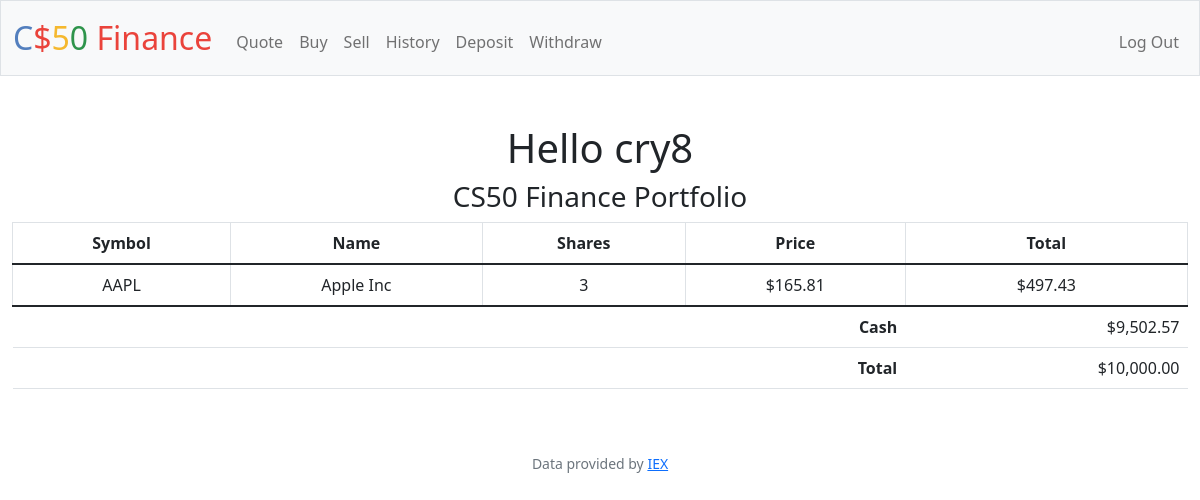
The page / (signed in) on the database its author committed.
### tables this page shows
CREATE TABLE users (id INTEGER PRIMARY KEY AUTOINCREMENT NOT NULL, username TEXT NOT NULL, hash TEXT NOT NULL, cash NUMERIC NOT NULL DEFAULT 10000.00);

CREATE TABLE dashboard (userid INTEGER,stocks TEXT NOT NULL,stockamount NUMERIC NOT NULL,transaction_time DATETIME, buy_total NUMERIC, price NUMERIC, name TEXT, transaction_type TEXT, FOREIGN KEY(userid) REFERENCES users(id));

### app.py (the view)
@app.route("/")
@login_required
def index():
    current_sessionid = session["user_id"]
    name = db.execute("SELECT username FROM users WHERE id = ?", current_sessionid)[0]["username"]
    balance = db.execute(
        "SELECT sum(stockamount) as stockamount, stocks, name, price, sum(buy_total) as buy_total  FROM dashboard WHERE userid = ? GROUP BY stocks HAVING sum(stockamount) > 0", current_sessionid)
    cash = db.execute("SELECT cash FROM users WHERE id = ?", current_sessionid)[0]["cash"]
    total_der = db.execute("SELECT sum(buy_total) as total FROM dashboard WHERE userid = ?", current_sessionid)[0]["total"]
    if total_der == None:
        total = 0
    else:
        total = total_der
    return render_template("index.html", balance=balance, cash=cash, total=total + cash, usd=usd, name=name)

### app.py (called while the page is built)
@app.after_request
def after_request(response):
    response.headers["Cache-Control"] = "no-cache, no-store, must-revalidate"
    response.headers["Expires"] = 0
    response.headers["Pragma"] = "no-cache"
    return response

### helpers.py (called while the page is built)
def login_required(f):
    @wraps(f)
    def decorated_function(*args, **kwargs):
        if session.get("user_id") is None:
            return redirect("/login")
        return f(*args, **kwargs)
    return decorated_function

def usd(value):
    return f"${value:,.2f}"

### templates/index.html (shortened to what this page needs)
{% extends "layout.html" %}
{% block main %}
<div>
  <div>
    <h1>Hello {{ name }}</h1>
  </div>
    <h3>CS50 Finance Portfolio</h3>
    <div>
        <table class="table table-bordered table-stripped">
            <thead>
              <tr>
                <th scope="col">Symbol</th>
                <th scope="col">Name</th>
                <th scope="col">Shares</th>
                <th scope="col">Price</th>
                <th scope="col">Total</th>
              </tr>
            </thead>
            <tbody>
              {% for bal in balance %}
              <tr>
                 <td>{{ bal["stocks"] }}</td>
                 <td>{{ bal["name"] }}</td>
                 <td>{{ bal["stockamount" ]}}</td>
                 <td>{{ bal["price"] | usd }}</td>
                  <td>{{bal["buy_total"]| usd }}</td>
              </tr>
              {% endfor %}
              <tfoot>
                <tr>
                  <td class="border-0 fw-bold text-end" colspan="4">Cash</td>
                  <td class="border-0 w-bold text-end">{{cash | usd}}</td>
                </tr>
                <tr>
                  <td class="border-0 fw-bold text-end" colspan="4"><strong>Total</strong></td>
                  <td class="border-0 w-bold text-end">{{ total | usd}}</td>
                </tr>
              </tfoot>
            </tbody>
          </table>
    </div>
</div>
{% endblock %}

### rows shown on the page
users: username "cry8", cash "$9,502.57"
dashboard: stocks "AAPL", name "Apple Inc", stockamount "3", price "$165.81", buy_total "$497.43"

### other values the page prints
{{ total | usd }} "$10,000.00"
